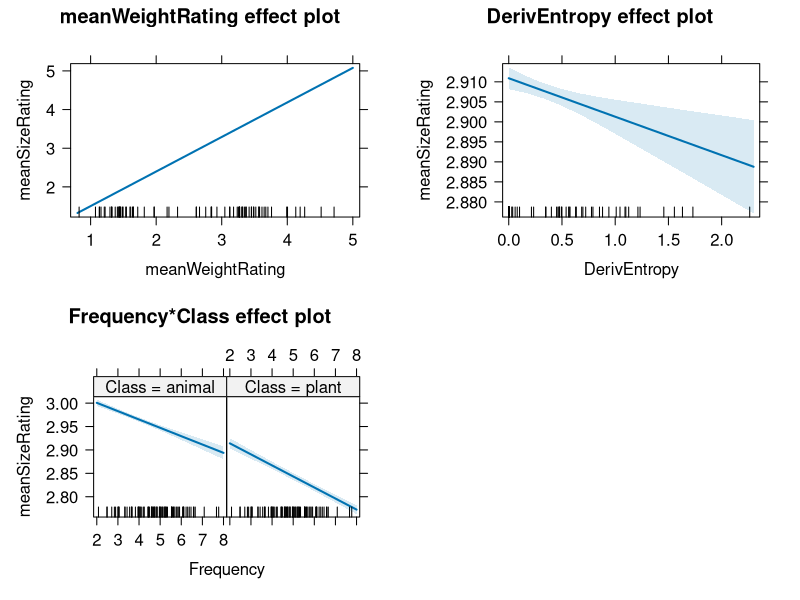

Generate this figure with R: (Note: this script raises an error after producing the figure.)
#Setting your working directory
setwd("C:/Users/Clara_2/Dropbox/Workshops/BITSS")
getwd()
dir()

#Brief intro: Data classes and vectors

#numeric vectors
y <- 1:12
z <- seq(from=5, to=13.2, length.out=12)
summary(y)

#Factor vectors
x <- c("apple", "pineapple","pineapple","banana","apple","pineapple")
x2 <- rep(x, 2)
x2f <- as.factor(x2)

#Extracting information from vectors by index
z[3]
x2f[5]

#indices can be a vector themselves, if you want to extract more than one thing.
seq(from=1, to=length(x2f), by=3)
z[seq(from=1, to=length(x2f), by=3)]

#Vectorization
z+2
y+z
nchar(x)

#Testing whether something is true. 
5 <10
"apple"=="apple" #DOUBLE == SIGN!!!!!
"pineapple" != "banana"

#Note that vectorization results in a LOGICAL VECTOR of TRUE and FALSE
z >= 8
y <= 10
x2f != "apple"

x2f %in% c("apple","pineapple")

#Extracting elements from a vector by testing a condition
z[z>=8]
x2f[x2f != "apple"]

#Note that conditions can be combined

z[z >= 8 & z < 11]
z[z >= 11 | z < 8]

x2f[x2f]

#Learning how to read in data files (Note syntax of assignment operaters)
ratings <- read.csv("ratings.csv")
states1 <- read.table("states1.csv", sep=",", header=TRUE)
read.delim("states2.csv", sep=",") -> states2
states3 <- read.csv("states3.csv")

#Learning how to inspect data files
head(ratings)
summary(ratings) 
summary(states1)
summary(states2)
summary(states3)
#Note difference between numeric and factor columns

#Merging data frames together
tmp <- merge(states1, states2, by="state.abb") #Save merged data set to temporary object
states <- tmp #Give temporary object a permanent name
tmp <- merge(states, states3, by.x="state.name", by.y="State" ) #Don't overwrite states just yet; make sure the merge works
states <- tmp #Now you can overwrite it, after checking that tmp came out properly

#Extracting information from a dataframe
ratings[1,5]#First row, fifth column
ratings[4,"meanWeightRating"]

#Both row and column specifications can be vectors
ratings[4:7, "meanWeightRating"]

#If both are vectors, you can get a baby dataframe
ratings[4:7, c(2,1)]
ratings[c(7,5,3), c("Word","Class")]

#Extracting subsets of dataframes by condition
ratings[ratings$Complex=="complex", "Word"]
ratings[ratings$Complex=="complex", c("Word", "Complex")]

#Getting the opposite of the condition
ratings[!ratings$Complex=="complex", c("Word", "Complex")]
ratings[ratings$Complex!="complex", c("Word", "Complex")]

#Extracting states with murder rates higher than 11.25
states[states$Murder > 11.25, "States"]

#Extracting information for California
states[states$state.name== "California", ]

#Finding the murder rates for the Pacific states with Incomes above 5000.
states[states$state.division=="Pacific" & states$Income > 5000, c("state.name","Murder")]

#Adding columns
states$state.area - states$Area
states$difAreas <- states$state.area - states$Area

mean(states$difAreas)

states$difFromMeanWrongness <- states$difAreas - mean(states$difAreas)

####Regression modeling and packages

install.packages(c("effects","lme4")) #only needs to be done once
library(effects) #Must be done every time you open R
library(lme4)

#getting package information
packageVersion("effects")
packageVersion("lme4")
sessionInfo()


#building models

mod1 <- lm(meanSizeRating ~ Frequency + Class + meanWeightRating + DerivEntropy, data=ratings) #Without interaction
mod2 <- lm(meanSizeRating ~ Frequency * Class + meanWeightRating + DerivEntropy, data=ratings) #With interaction
plot(allEffects(mod2))


#Performing a sequential AN(C)OVA
anova(mod2)


#Mixed effects

words <- read.csv("words.csv")
words$subject <- as.factor(words$subject)

mod.lmer <- lmer(RT ~ valence*subjAge + (1|subject) + (1|word), data=words)
mod2.lmer <- lmer(RT ~ valence*subjAge + (1|subject) + (1|word), data=words, REML=FALSE)
summary(mod.lmer)
plot(allEffects(mod.lmer))




#Let's play with a simulations to show the dangers of Type I error (falsely rejecting the null hypothesis)
set.seed(83)
x <- rnorm(n=500, mean=0, sd=1)
results <- shapiro.test(x)$p.value #Shapiro Wilke test takes as its null hypothesis that a sample IS normally distributed

plot(density(x), col="red")

x <- rnorm(n=500, mean=0, sd=1)
lines(density(x), col="green")
results <- c(results,shapiro.test(x)$p.value)


for (i in 1:500){
 x <- rnorm(n=500, mean=0, sd=1)
 results <- c(results, shapiro.test(x)$p.value)
 }
